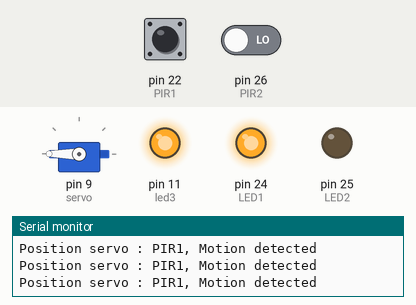
The sketch below on a simulated Arduino Mega 2560, built with avr-gcc and run on an emulated ATmega2560. Shown: servo, output pins drawn as LEDs (lit = HIGH), the last lines printed to the serial monitor. Inputs (shaded band) come from the test bench; at power-on: pin 22 (PIR1) HIGH, pin 26 (PIR2) LOW.

Above: at 1.2 s.
1.3 s: pin 22 (PIR1) driven LOW
4.3 s: pin 26 (PIR2) driven HIGH
At 5.5 s:
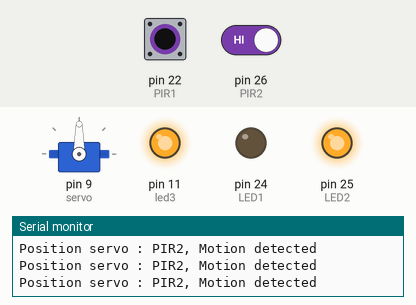
5.8 s: pin 26 (PIR2) driven LOW
8.8 s: pin 22 (PIR1) driven HIGH
At 9.8 s:
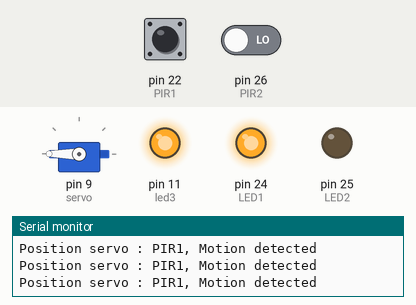
11.8 s: pin 22 (PIR1) pulsed LOW 5 times (0.12 s each, 0.3 s apart)
At 12.46 s:
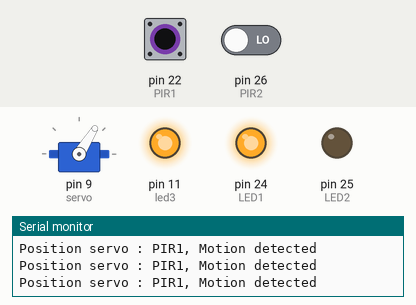
16.3 s: pin 22 (PIR1) pulsed LOW 2 times (0.12 s each, 0.3 s apart)
At 17.5 s:
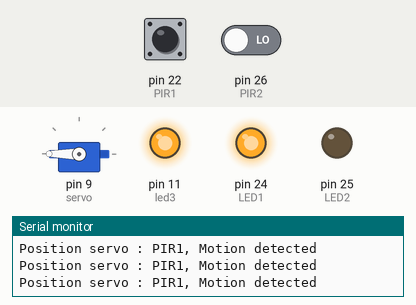
Timing chart, 0 to 19.3 s (numbered marks = the images above; inputs shaded):
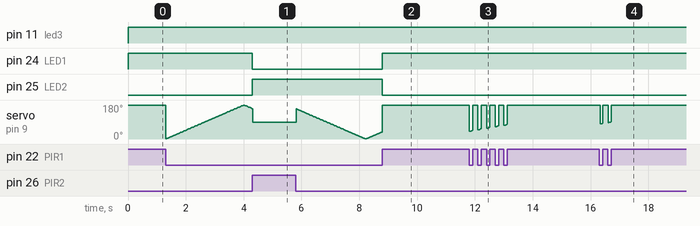

Measured:
- after the input at 4.3 s, pin 24 (LED1): HIGH → LOW at once; pin 25 (LED2): LOW → HIGH at once
- after the input at 8.8 s, pin 24 (LED1): LOW → HIGH at once; pin 25 (LED2): HIGH → LOW at once
- after the input at 11.8 s, servo on pin 9 (servo): ramps from 40° to 180° and jumps back, once every 0.30 s
- after the input at 16.3 s, servo on pin 9 (servo): ramps from 80° to 180° and jumps back, once every 0.26 s

The sketch:

Fin_project_servomoteur.ino
```cpp
#include <Servo.h> //inclure la bibliothèque du servomoteur (ses commandes spécifiques)
Servo servo; //assigner l'objet "servo" comme servomoteur

int LED1 = 24 ;  //pins respectifs des LED
int LED2 = 25;
int led3 = 11;
int PIR1 = 22;   //pins respectifs des capteurs PIR
int PIR2 = 26;

// désigner les variables PIRvalue comme bouléenne
// c'est à dire soit  TRUE ou HIGH (détection) soit FALSE ou LOW(non détection)
boolean PIRvalue1;
boolean PIRvalue2;


void setup()
{
     Serial.begin(9600); //interpeller le serial monitor pour afficher output sur serial monitor
     servo.attach(9); // pin servo D9

     pinMode(PIR1, INPUT);
     pinMode(PIR2, INPUT);
     pinMode(led3, OUTPUT);
     pinMode(LED1, OUTPUT);
     pinMode(LED2, OUTPUT);

     //TARER - Temps pour PIRs de se (re)mettre en LOW, phase initiale
     Serial.print ("Setting PIR sensors ");
        Serial.println ("PIR Ready to go!");
     servo.write(50); // bouger servo position initial 50 degrés
}
int pos=0;
bool direct=false;
long prevTime=0;
void loop()
{digitalWrite(led3, HIGH);


   PIRvalue1 = digitalRead(PIR1);
     PIRvalue2 = digitalRead(PIR2);
   if (PIRvalue1 == LOW && PIRvalue2 == LOW)
      {
  if((millis()-prevTime)>=15)
  {
    prevTime=millis();
  if(pos==180)direct=true;
  if(pos==0)direct=false;
  if(direct)pos--;
  else pos++;
  servo.write(pos);
  }
      }

else if (PIRvalue1 == HIGH && PIRvalue2 == LOW ) // && désigne le "et logique" bouléenne
      {
           digitalWrite(LED1, HIGH);
           digitalWrite(LED2, LOW);

           servo.write(180);
           Serial.println("Position servo : PIR1, Motion detected");
      }
  else if (PIRvalue1 == LOW && PIRvalue2 == HIGH ) // && désigne le "et logique" bouléenne
     {
           digitalWrite(LED1, LOW);
           digitalWrite(LED2, HIGH);

           servo.write(90);
           Serial.println("Position servo : PIR2, Motion detected");
     }

  else
           // Instruction des LEDs pas nécessaire, bien pratique pour connaître l'état précédent
           // car LED reste allumée jusqu'à nouvelle détection
     {
           Serial.println("No motion");
     }

}
```
